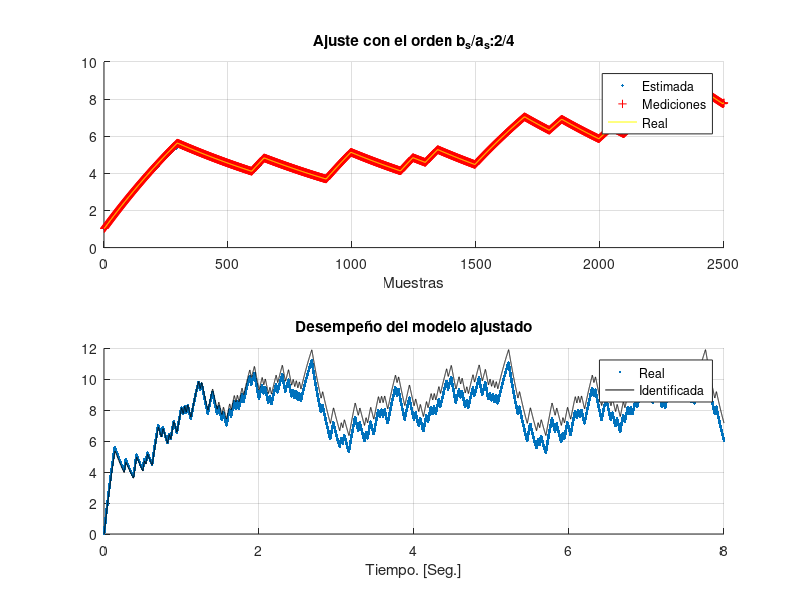
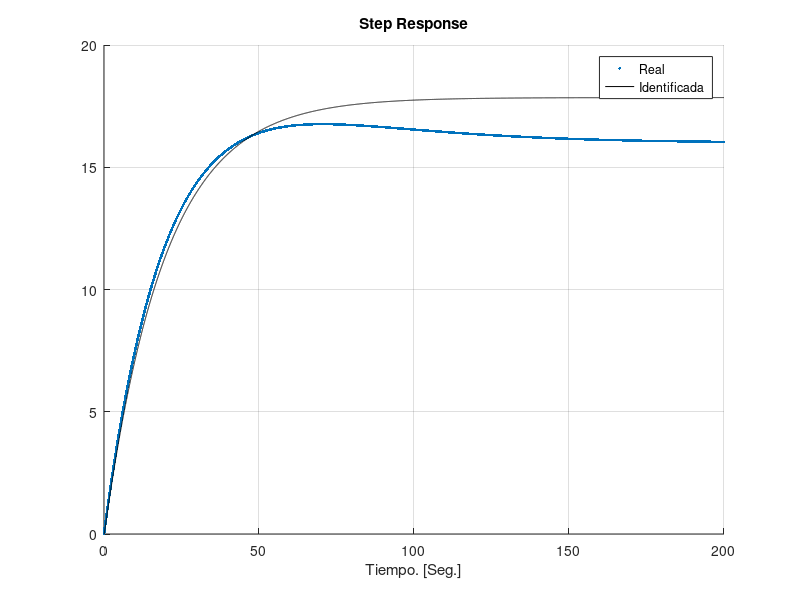
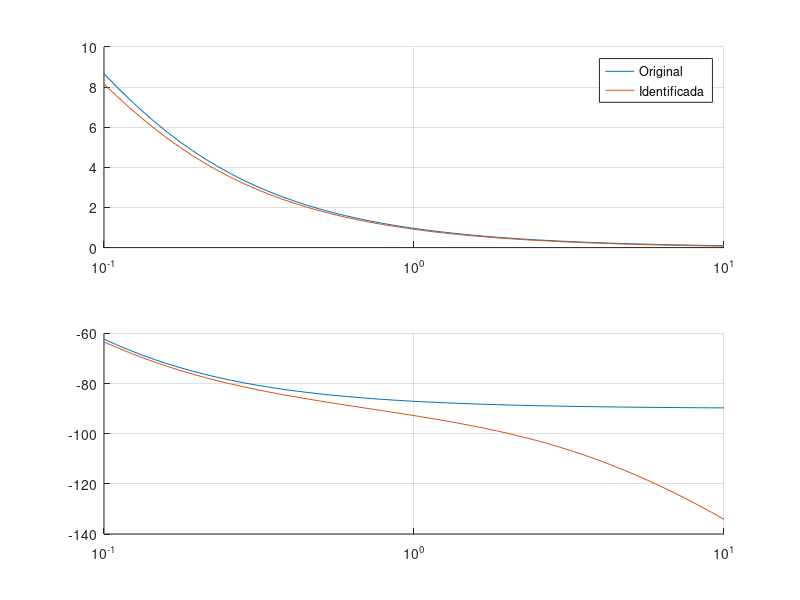

Source code (MATLAB) for these figures, in order:
pkg load control signal;
# Tiene formato de código
%% Ajuste por mínimos cuadrados. Algoritmo que se emplea luego del analisis
% de correlación y densidad espectral de potencia.
% Éste algoritmo funciona porque se ha ajustado a la señal de entrada y al
% tiempo de muestro a valores adecuados.
clear all; close all;clc;
Med=2500;
ts=1/50;
orden_b=2; %Orden del Numerador
orden_a=4; %Orden del Denominador
t=0:ts:20000*ts;
randn('state',0);

% Señal de entrada
StepAmplitude=1;
ue=StepAmplitude*sign(sin(2*pi*.2*1.0*t));
m=7;
x=ones(m,1);
N=length(ue);%Puntos de la PRBS para muestrear
el=50;%Repeticiones del ZOH
for k=1:el:N
    n_b=xor(x(7),x(6));
    y(k:k+el-1)=x(7);
    for h=m-1:-1:1
        x(h+1)=x(h);
    end
    x(1)=n_b; %Ingreso el nuevo valor
end
% x=[]; % plot(y) % break
ue=y(1:N); %Uso de PRBS

%Planta
num=[16*45 16];
den=[25*30 55 1];
sys=tf(num,den);
[y_D,t_D]=lsim(sys,ue,t);
ys=y_D';

%Cuanto es lo que tarda en iniciar el algoritmo
off_set=orden_a+1+50;
u=zeros(Med,1);
z=zeros(Med,1);
u=ue(1+off_set:length(u)+off_set)';ui=u;
z=ys(1+off_set:length(z)+off_set)';zi=z;
for jj=orden_a+1:Med
    vec_a=fliplr([ u(jj-orden_b:jj-1); -z(jj-orden_a:jj-1)]');
    H(jj-orden_a,:)=vec_a;
end
[aa bb ]=size(H);
Z=(z(orden_a+1:end));
in_1=H';
in_2=in_1*H;
in_3=inv(in_2);
in_4=in_3*in_1;
c=in_4*Z; % Ec 131
abs(roots([1; c(1:orden_a)]));
zo=z;
z=zeros(Med,1);u=ui;
z=zi(1:orden_a);
u=ue(1+off_set:off_set+Med)';
for k=orden_a+1:length(u)
    zt=-flip(z(k-orden_a:k-1));
    ut=flip(u(k-orden_b:k-1));
    z(k)=c'*[zt;ut];    %Ec 125
end
dend=[1; c(1:orden_a)]';numd=[c(orden_a+1:end)]';
sys_id=tf(numd,dend,ts,'Variable','z^-1');
%ue=sign(sin(2*pi*.010*t));

[y_sal,t_sal]=lsim(sys_id,ue,t);
[y_D,t_D]=lsim(sys,ue,t);

subplot(2,1,1);hold on;
plot(z,'.'); grid on;
plot(zo,'+r');
plot(ys(1+off_set:off_set+Med),'y');
legend('Estimada','Mediciones','Real');
title(['Ajuste con el orden b_s/a_s:' num2str(orden_b) '/' num2str(orden_a)]);
xlabel('Muestras')

subplot(2,1,2)
hold on; grid on;
plot(t_D*ts,y_D,'.');
plot(t_sal*ts,y_sal,'k');legend('Real','Identificada')
title('Desempeño del modelo ajustado');xlabel('Tiempo. [Seg.]')

%%Respuesta al escalon lo calculamos así para luego exportarla
t2=0:0.02:200;
[y_D2,t_D2]=lsim(sys,ones(1,length(t2)).*StepAmplitude,t2);
[y_sal2,t_sal2]=lsim(sys_id,ones(1,length(t2)).*StepAmplitude,t2);

figure
hold on; grid on;
plot(t_D2,y_D2,'.');
plot(t_sal2,y_sal2,'k');
legend('Real','Identificada');
title('Step Response');xlabel('Tiempo. [Seg.]')

% sys %Sistema original
sys_Norm=sys;
sys_Norm.num{1}=sys.num{1}/sys.den{1}(end);
sys_Norm.den{1}=sys.den{1}/sys.den{1}(end);

sysc = d2c(sys_id,'tustin'); %sistema identificado
sysc_Norm=tf(sysc.num{1}/sysc.den{1}(end),sysc.den{1}/sysc.den{1}(end));

disp("El sistema continuo original normalizado es:")
sys_Norm
disp("El sistema continuo identificado es:")
sysc_Norm

%%Realizamos el bode de esta forma para exportar luego los resultados a python
[mag_sys,fase_sys,W]=bode(sys,logspace(-1,1));
[mag_sysid,fase_sysid,Wid]=bode(sys_id,logspace(-1,1));


figure
subplot(2,1,1); grid on; hold on;
semilogx(W,mag_sys); %Bode real
semilogx(Wid,mag_sysid); %Bode Identificado
legend('Original','Identificada');

subplot(2,1,2); grid on; hold on;
semilogx(W,fase_sys);
semilogx(Wid,fase_sysid);

save -v7 TP5_caso_b.mat
